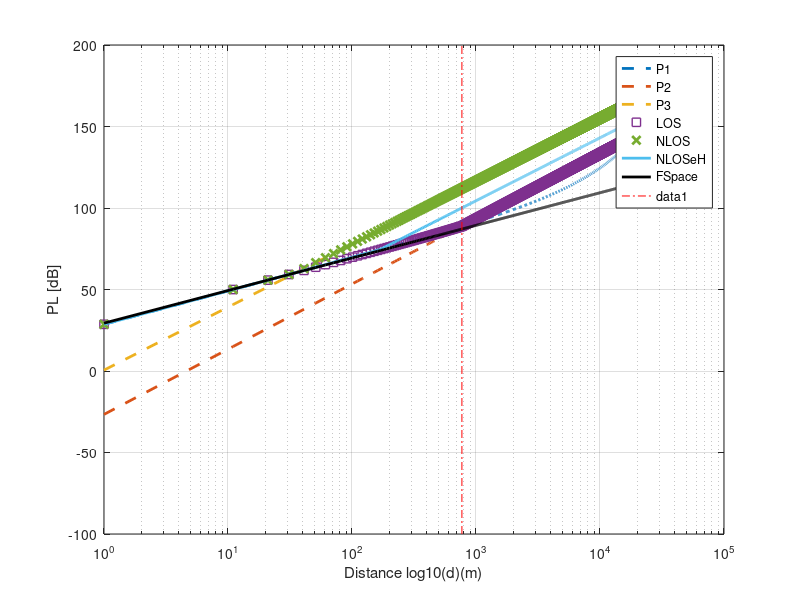
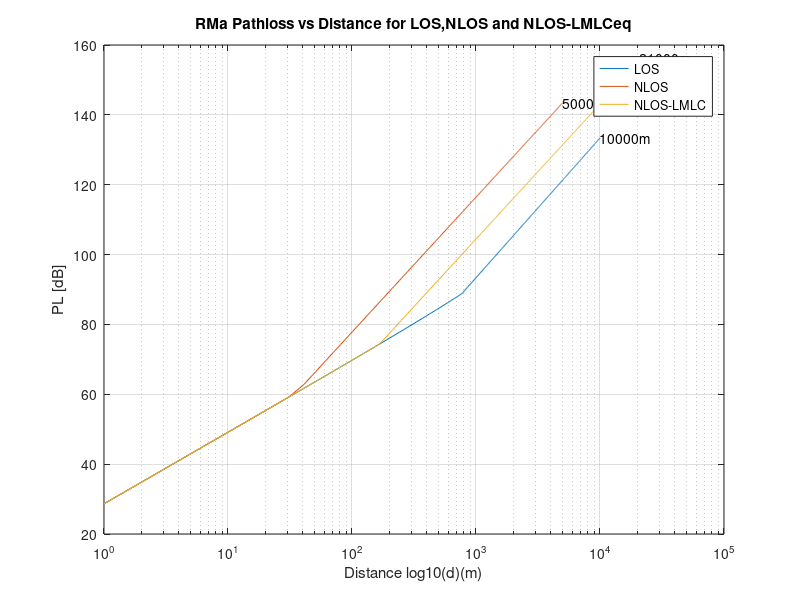

MATLAB code to generate these figures, in order:
clear all
close all

drange=1:10:22000;
fGHz=0.700;
 
%%% Constants
rmaH=5; % Avg Building heights
hBS=35;
hUT=1.5; % UT height
C=3e8;
dBP=2*pi*hBS*hUT*fGHz*1e9/C;


C1 = min(0.03*(rmaH^ 1.72), 10);
C2 = min(0.044*(rmaH^ 1.72), 14.77);
C3 = 0.002 * log10(rmaH);
W=20;
%%% nlos constansts
C4=161.04-7.1*log10(W)+7.5*log10(rmaH);
C5=-(24.37-3.7*(rmaH/hBS)^2)*log10(hBS);
C6=(43.42-3.1*log10(hBS));
C7=20*log10(fGHz)-(3.2*(log10(11.75*hUT)^2)-4.97);

%%% Evalate P1
indx=1;
P1=[];
P2=[];
LOS=[];
NLOS=[];
NLOSeH=[];
NLOSeS=[];
NLOSeHS=[];
FS=[];
P1BP=20*log10(40*pi*dBP*fGHz/3)+C1*log10(dBP)-C2+C3*dBP;
for d=drange
    FS(indx)= 20*log10(d) + 20*log10(fGHz)+32.45;
    P1(indx)=20*log10(40*pi*d*fGHz/3)+C1*log10(d)-C2+C3*d;
    
    P2(indx)=P1BP+40*log10(d/dBP);
    
    P3(indx)=C4+C5+C6*(log10(d)-3)+C7;
    
    if d<dBP
        LOS(indx)=P1(indx);
    else
        LOS(indx)=P2(indx);
    end
    
    NLOS(indx)=max(LOS(indx),P3(indx));
    NLOSeH(indx)=max(LOS(indx),P3(indx)-12);
 NLOSeS(indx)=max(LOS(indx),P3(indx))-12;
   if d<dBP
       NLOSeHS(indx)=NLOS(indx);
    end
 
    indx=indx+1;
end
bpline=[dBP,-100;dBP,200];

figure;
olddrange=drange;
% drange=log10(drange/1000);

semilogx(drange ,P1,'LineStyle','--','LineWidth',2)  % d Normalized to 1km
hold all
semilogx(drange,P2,'LineStyle','--','LineWidth',2)  % d Normalized to 1km
semilogx(drange ,P3,'LineStyle','--','LineWidth',2)  % d Normalized to 1km

semilogx(drange ,LOS,'s','LineWidth',1)  % d Normalized to 1km
semilogx(drange ,NLOS,'x','LineWidth',2)  % d Normalized to 1km
semilogx(drange ,NLOSeH,'LineWidth',2)  % d Normalized to 1km
semilogx(drange ,FS,'k','LineWidth',2);
grid on;


legend('P1','P2','P3','LOS','NLOS','NLOSeH','FSpace');
h=line(bpline(:,1),bpline(:,2));
set(h,'Color',[1,0,0])
set(h,'LineStyle','-.');
ylabel('PL [dB]')
xlabel('Distance log10(d)(m)')



figure;
dlosMax=10000;
dnlosMax=5000;
dnloslmlcMax=21000;
bpline=[dBP,-100;dBP,200];
drangelos=drange(drange<=10000);
K=length(drangelos);
semilogx(drangelos ,LOS(1:K))  % d Normalized to 1km
text(dlosMax,max(LOS(1,K)),'10000m')
hold all
drangenlos=drange(drange<=5000);
K=length(drangenlos);
text(dnlosMax,max(NLOS(1,K)),'5000m')
semilogx(drangenlos ,NLOS(1:K))  % d Normalized to 1km

text(dnloslmlcMax,max(NLOSeH),'21000m')
semilogx(drange ,NLOSeH)  % d Normalized to 1km
grid on

ylabel('PL [dB]')
xlabel('Distance log10(d)(m)')
legend ('LOS','NLOS','NLOS-LMLC','Location','best');
title('RMa Pathloss vs Distance for LOS,NLOS and NLOS-LMLCeq')
